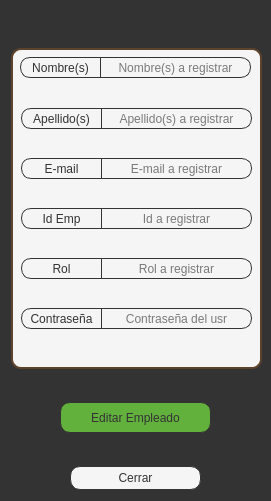
  <widget class="QWidget" name="editar_empleado" native="true">
   <property name="geometry">
    <rect>
     <x>650</x>
     <y>0</y>
     <width>271</width>
     <height>501</height>
    </rect>
   </property>
   <property name="minimumSize">
    <size>
     <width>1</width>
     <height>501</height>
    </size>
   </property>
   <property name="maximumSize">
    <size>
     <width>271</width>
     <height>481</height>
    </size>
   </property>
   <property name="styleSheet">
    <string notr="true">background-color: #333333;

</string>
   </property>
   <layout class="QVBoxLayout" name="verticalLayout_4">
    <item>
     <spacer name="verticalSpacer_11">
      <property name="orientation">
       <enum>Qt::Vertical</enum>
      </property>
      <property name="sizeHint" stdset="0">
       <size>
        <width>20</width>
        <height>37</height>
       </size>
      </property>
     </spacer>
    </item>
    <item>
     <widget class="QWidget" name="widget_3" native="true">
      <property name="minimumSize">
       <size>
        <width>251</width>
        <height>321</height>
       </size>
      </property>
      <property name="maximumSize">
       <size>
        <width>251</width>
        <height>321</height>
       </size>
      </property>
      <property name="font">
       <font>
        <family>Segoe UI</family>
       </font>
      </property>
      <property name="styleSheet">
       <string notr="true">background-color: #f5f5f5;
border-radius: 10px;
border: 2px solid #5d432c;
</string>
      </property>
      <widget class="QWidget" name="widget_12" native="true">
       <property name="geometry">
        <rect>
         <x>9</x>
         <y>9</y>
         <width>233</width>
         <height>41</height>
        </rect>
       </property>
       <property name="minimumSize">
        <size>
         <width>231</width>
         <height>41</height>
        </size>
       </property>
       <property name="styleSheet">
        <string notr="true">border: 0px</string>
       </property>
       <widget class="QLabel" name="label_22">
        <property name="geometry">
         <rect>
          <x>0</x>
          <y>0</y>
          <width>81</width>
          <height>21</height>
         </rect>
        </property>
        <property name="font">
         <font>
          <family>Segoe UI</family>
         </font>
        </property>
        <property name="styleSheet">
         <string notr="true">background-color: #f5f5f5;
color: #333333;
border: 1px solid #333333;
border-top-right-radius: 20px;
border-bottom-right-radius: 20px;</string>
        </property>
        <property name="text">
         <string>Nombre(s)</string>
        </property>
        <property name="alignment">
         <set>Qt::AlignCenter</set>
        </property>
       </widget>
       <widget class="QLineEdit" name="resv_2_name_4">
        <property name="geometry">
         <rect>
          <x>80</x>
          <y>0</y>
          <width>151</width>
          <height>21</height>
         </rect>
        </property>
        <property name="font">
         <font>
          <family>Segoe UI</family>
         </font>
        </property>
        <property name="styleSheet">
         <string notr="true">border: 1px solid #333333;
border-top-left-radius: 20px;
border-bottom-left-radius: 20px;</string>
        </property>
        <property name="alignment">
         <set>Qt::AlignCenter</set>
        </property>
        <property name="placeholderText">
         <string>Nombre(s) a registrar</string>
        </property>
       </widget>
      </widget>
      <widget class="QWidget" name="widget_13" native="true">
       <property name="geometry">
        <rect>
         <x>10</x>
         <y>110</y>
         <width>233</width>
         <height>41</height>
        </rect>
       </property>
       <property name="minimumSize">
        <size>
         <width>231</width>
         <height>41</height>
        </size>
       </property>
       <property name="styleSheet">
        <string notr="true">border: 0px</string>
       </property>
       <widget class="QLabel" name="label_23">
        <property name="geometry">
         <rect>
          <x>0</x>
          <y>0</y>
          <width>81</width>
          <height>21</height>
         </rect>
        </property>
        <property name="font">
         <font>
          <family>Segoe UI</family>
         </font>
        </property>
        <property name="styleSheet">
         <string notr="true">background-color: #f5f5f5;
color: #333333;
border: 1px solid #333333;
border-top-right-radius: 20px;
border-bottom-right-radius: 20px;</string>
        </property>
        <property name="text">
         <string>E-mail</string>
        </property>
        <property name="alignment">
         <set>Qt::AlignCenter</set>
        </property>
       </widget>
       <widget class="QLineEdit" name="resv_2_mail_2">
        <property name="geometry">
         <rect>
          <x>80</x>
          <y>0</y>
          <width>151</width>
          <height>21</height>
         </rect>
        </property>
        <property name="font">
         <font>
          <family>Segoe UI</family>
         </font>
        </property>
        <property name="styleSheet">
         <string notr="true">border: 1px solid #333333;
border-top-left-radius: 20px;
border-bottom-left-radius: 20px;</string>
        </property>
        <property name="alignment">
         <set>Qt::AlignCenter</set>
        </property>
        <property name="placeholderText">
         <string>E-mail a registrar</string>
        </property>
       </widget>
      </widget>
      <widget class="QWidget" name="widget_14" native="true">
       <property name="geometry">
        <rect>
         <x>10</x>
         <y>160</y>
         <width>233</width>
         <height>41</height>
        </rect>
       </property>
       <property name="minimumSize">
        <size>
         <width>231</width>
         <height>41</height>
        </size>
       </property>
       <property name="styleSheet">
        <string notr="true">border: 0px</string>
       </property>
       <widget class="QLabel" name="label_24">
        <property name="geometry">
         <rect>
          <x>0</x>
          <y>0</y>
          <width>81</width>
          <height>21</height>
         </rect>
        </property>
        <property name="font">
         <font>
          <family>Segoe UI</family>
         </font>
        </property>
        <property name="styleSheet">
         <string notr="true">background-color: #f5f5f5;
color: #333333;
border: 1px solid #333333;
border-top-right-radius: 20px;
border-bottom-right-radius: 20px;</string>
        </property>
        <property name="text">
         <string>Id Emp</string>
        </property>
        <property name="alignment">
         <set>Qt::AlignCenter</set>
        </property>
       </widget>
       <widget class="QLineEdit" name="resv_2_id_2">
        <property name="geometry">
         <rect>
          <x>80</x>
          <y>0</y>
          <width>151</width>
          <height>21</height>
         </rect>
        </property>
        <property name="font">
         <font>
          <family>Segoe UI</family>
         </font>
        </property>
        <property name="styleSheet">
         <string notr="true">border: 1px solid #333333;
border-top-left-radius: 20px;
border-bottom-left-radius: 20px;</string>
        </property>
        <property name="alignment">
         <set>Qt::AlignCenter</set>
        </property>
        <property name="placeholderText">
         <string>Id a registrar</string>
        </property>
       </widget>
      </widget>
      <widget class="QWidget" name="widget_15" native="true">
       <property name="geometry">
        <rect>
         <x>10</x>
         <y>260</y>
         <width>233</width>
         <height>41</height>
        </rect>
       </property>
       <property name="minimumSize">
        <size>
         <width>231</width>
         <height>41</height>
        </size>
       </property>
       <property name="styleSheet">
        <string notr="true">border: 0px</string>
       </property>
       <widget class="QLabel" name="label_25">
        <property name="geometry">
         <rect>
          <x>0</x>
          <y>0</y>
          <width>81</width>
          <height>21</height>
         </rect>
        </property>
        <property name="font">
         <font>
          <family>Segoe UI</family>
         </font>
        </property>
        <property name="styleSheet">
         <string notr="true">background-color: #f5f5f5;
color: #333333;
border: 1px solid #333333;
border-top-right-radius: 20px;
border-bottom-right-radius: 20px;</string>
        </property>
        <property name="text">
         <string>Contraseña</string>
        </property>
        <property name="alignment">
         <set>Qt::AlignCenter</set>
        </property>
       </widget>
       <widget class="QLineEdit" name="resv_2_pwd_2">
        <property name="geometry">
         <rect>
          <x>80</x>
          <y>0</y>
          <width>151</width>
          <height>21</height>
         </rect>
        </property>
        <property name="font">
         <font>
          <family>Segoe UI</family>
         </font>
        </property>
        <property name="styleSheet">
         <string notr="true">border: 1px solid #333333;
border-top-left-radius: 20px;
border-bottom-left-radius: 20px;</string>
        </property>
        <property name="alignment">
         <set>Qt::AlignCenter</set>
        </property>
        <property name="placeholderText">
         <string>Contraseña del usr</string>
        </property>
       </widget>
      </widget>
      <widget class="QWidget" name="widget_16" native="true">
       <property name="geometry">
        <rect>
         <x>10</x>
         <y>60</y>
         <width>233</width>
         <height>41</height>
        </rect>
       </property>
       <property name="minimumSize">
        <size>
         <width>231</width>
         <height>41</height>
        </size>
       </property>
       <property name="styleSheet">
        <string notr="true">border: 0px</string>
       </property>
       <widget class="QLabel" name="label_26">
        <property name="geometry">
         <rect>
          <x>0</x>
          <y>0</y>
          <width>81</width>
          <height>21</height>
         </rect>
        </property>
        <property name="font">
         <font>
          <family>Segoe UI</family>
         </font>
        </property>
        <property name="styleSheet">
         <string notr="true">background-color: #f5f5f5;
color: #333333;
border: 1px solid #333333;
border-top-right-radius: 20px;
border-bottom-right-radius: 20px;</string>
        </property>
        <property name="text">
         <string>Apellido(s)</string>
        </property>
        <property name="alignment">
         <set>Qt::AlignCenter</set>
        </property>
       </widget>
       <widget class="QLineEdit" name="resv_2_surname_2">
        <property name="geometry">
         <rect>
          <x>80</x>
          <y>0</y>
          <width>151</width>
          <height>21</height>
         </rect>
        </property>
        <property name="font">
         <font>
          <family>Segoe UI</family>
         </font>
        </property>
        <property name="styleSheet">
         <string notr="true">border: 1px solid #333333;
border-top-left-radius: 20px;
border-bottom-left-radius: 20px;</string>
        </property>
        <property name="alignment">
         <set>Qt::AlignCenter</set>
        </property>
        <property name="placeholderText">
         <string>Apellido(s) a registrar</string>
        </property>
       </widget>
      </widget>
      <widget class="QWidget" name="widget_17" native="true">
       <property name="geometry">
        <rect>
         <x>10</x>
         <y>210</y>
         <width>233</width>
         <height>41</height>
        </rect>
       </property>
       <property name="minimumSize">
        <size>
         <width>231</width>
         <height>41</height>
        </size>
       </property>
       <property name="styleSheet">
        <string notr="true">border: 0px</string>
       </property>
       <widget class="QLabel" name="label_27">
        <property name="geometry">
         <rect>
          <x>0</x>
          <y>0</y>
          <width>81</width>
          <height>21</height>
         </rect>
        </property>
        <property name="font">
         <font>
          <family>Segoe UI</family>
         </font>
        </property>
        <property name="styleSheet">
         <string notr="true">background-color: #f5f5f5;
color: #333333;
border: 1px solid #333333;
border-top-right-radius: 20px;
border-bottom-right-radius: 20px;</string>
        </property>
        <property name="text">
         <string>Rol</string>
        </property>
        <property name="alignment">
         <set>Qt::AlignCenter</set>
        </property>
       </widget>
       <widget class="QLineEdit" name="resv_2_rol_2">
        <property name="geometry">
         <rect>
          <x>80</x>
          <y>0</y>
          <width>151</width>
          <height>21</height>
         </rect>
        </property>
        <property name="font">
         <font>
          <family>Segoe UI</family>
         </font>
        </property>
        <property name="styleSheet">
         <string notr="true">border: 1px solid #333333;
border-top-left-radius: 20px;
border-bottom-left-radius: 20px;</string>
        </property>
        <property name="alignment">
         <set>Qt::AlignCenter</set>
        </property>
        <property name="placeholderText">
         <string>Rol a registrar</string>
        </property>
       </widget>
      </widget>
     </widget>
    </item>
    <item>
     <spacer name="verticalSpacer_12">
      <property name="orientation">
       <enum>Qt::Vertical</enum>
      </property>
      <property name="sizeHint" stdset="0">
       <size>
        <width>20</width>
        <height>13</height>
       </size>
      </property>
     </spacer>
    </item>
    <item>
     <layout class="QHBoxLayout" name="horizontalLayout_17">
      <item>
       <spacer name="horizontalSpacer_50">
        <property name="maximumSize">
         <size>
          <width>131</width>
          <height>24</height>
         </size>
        </property>
        <property name="orientation">
         <enum>Qt::Horizontal</enum>
        </property>
        <property name="sizeHint" stdset="0">
         <size>
          <width>40</width>
          <height>20</height>
         </size>
        </property>
       </spacer>
      </item>
      <item>
       <widget class="QPushButton" name="b_eliminar_emp">
        <property name="minimumSize">
         <size>
          <width>151</width>
          <height>31</height>
         </size>
        </property>
        <property name="maximumSize">
         <size>
          <width>151</width>
          <height>31</height>
         </size>
        </property>
        <property name="font">
         <font>
          <family>Segoe UI</family>
         </font>
        </property>
        <property name="styleSheet">
         <string notr="true">QPushButton {background-color: #62b13d;
        border: 1px solid #333333;
        border-radius: 10px;
		color: #333333
    }
    QPushButton:hover {background-color: #6dc143;
    }
    QPushButton:pressed {background-color: #6cc644;
    }</string>
        </property>
        <property name="text">
         <string>Editar Empleado</string>
        </property>
       </widget>
      </item>
      <item>
       <spacer name="horizontalSpacer_51">
        <property name="maximumSize">
         <size>
          <width>131</width>
          <height>24</height>
         </size>
        </property>
        <property name="orientation">
         <enum>Qt::Horizontal</enum>
        </property>
        <property name="sizeHint" stdset="0">
         <size>
          <width>40</width>
          <height>20</height>
         </size>
        </property>
       </spacer>
      </item>
     </layout>
    </item>
    <item>
     <spacer name="verticalSpacer_13">
      <property name="orientation">
       <enum>Qt::Vertical</enum>
      </property>
      <property name="sizeHint" stdset="0">
       <size>
        <width>20</width>
        <height>15</height>
       </size>
      </property>
     </spacer>
    </item>
    <item>
     <layout class="QHBoxLayout" name="horizontalLayout_6">
      <item>
       <spacer name="horizontalSpacer_28">
        <property name="maximumSize">
         <size>
          <width>131</width>
          <height>24</height>
         </size>
        </property>
        <property name="orientation">
         <enum>Qt::Horizontal</enum>
        </property>
        <property name="sizeHint" stdset="0">
         <size>
          <width>40</width>
          <height>20</height>
         </size>
        </property>
       </spacer>
      </item>
      <item>
       <widget class="QPushButton" name="b_cerrar_edit">
        <property name="minimumSize">
         <size>
          <width>131</width>
          <height>24</height>
         </size>
        </property>
        <property name="maximumSize">
         <size>
          <width>131</width>
          <height>24</height>
         </size>
        </property>
        <property name="font">
         <font>
          <family>Segoe UI</family>
         </font>
        </property>
        <property name="styleSheet">
         <string notr="true">QPushButton {background-color: #f5f5f5;
        border: 1px solid #333333;
        border-radius: 10px;
		color: #333333
    }
    QPushButton:hover {background-color: #eaeaea;
    }
    QPushButton:pressed {background-color: #eaeaea;
    }</string>
        </property>
        <property name="text">
         <string>Cerrar</string>
        </property>
       </widget>
      </item>
      <item>
       <spacer name="horizontalSpacer_29">
        <property name="maximumSize">
         <size>
          <width>131</width>
          <height>24</height>
         </size>
        </property>
        <property name="orientation">
         <enum>Qt::Horizontal</enum>
        </property>
        <property name="sizeHint" stdset="0">
         <size>
          <width>40</width>
          <height>20</height>
         </size>
        </property>
       </spacer>
      </item>
     </layout>
    </item>
   </layout>
  </widget>
